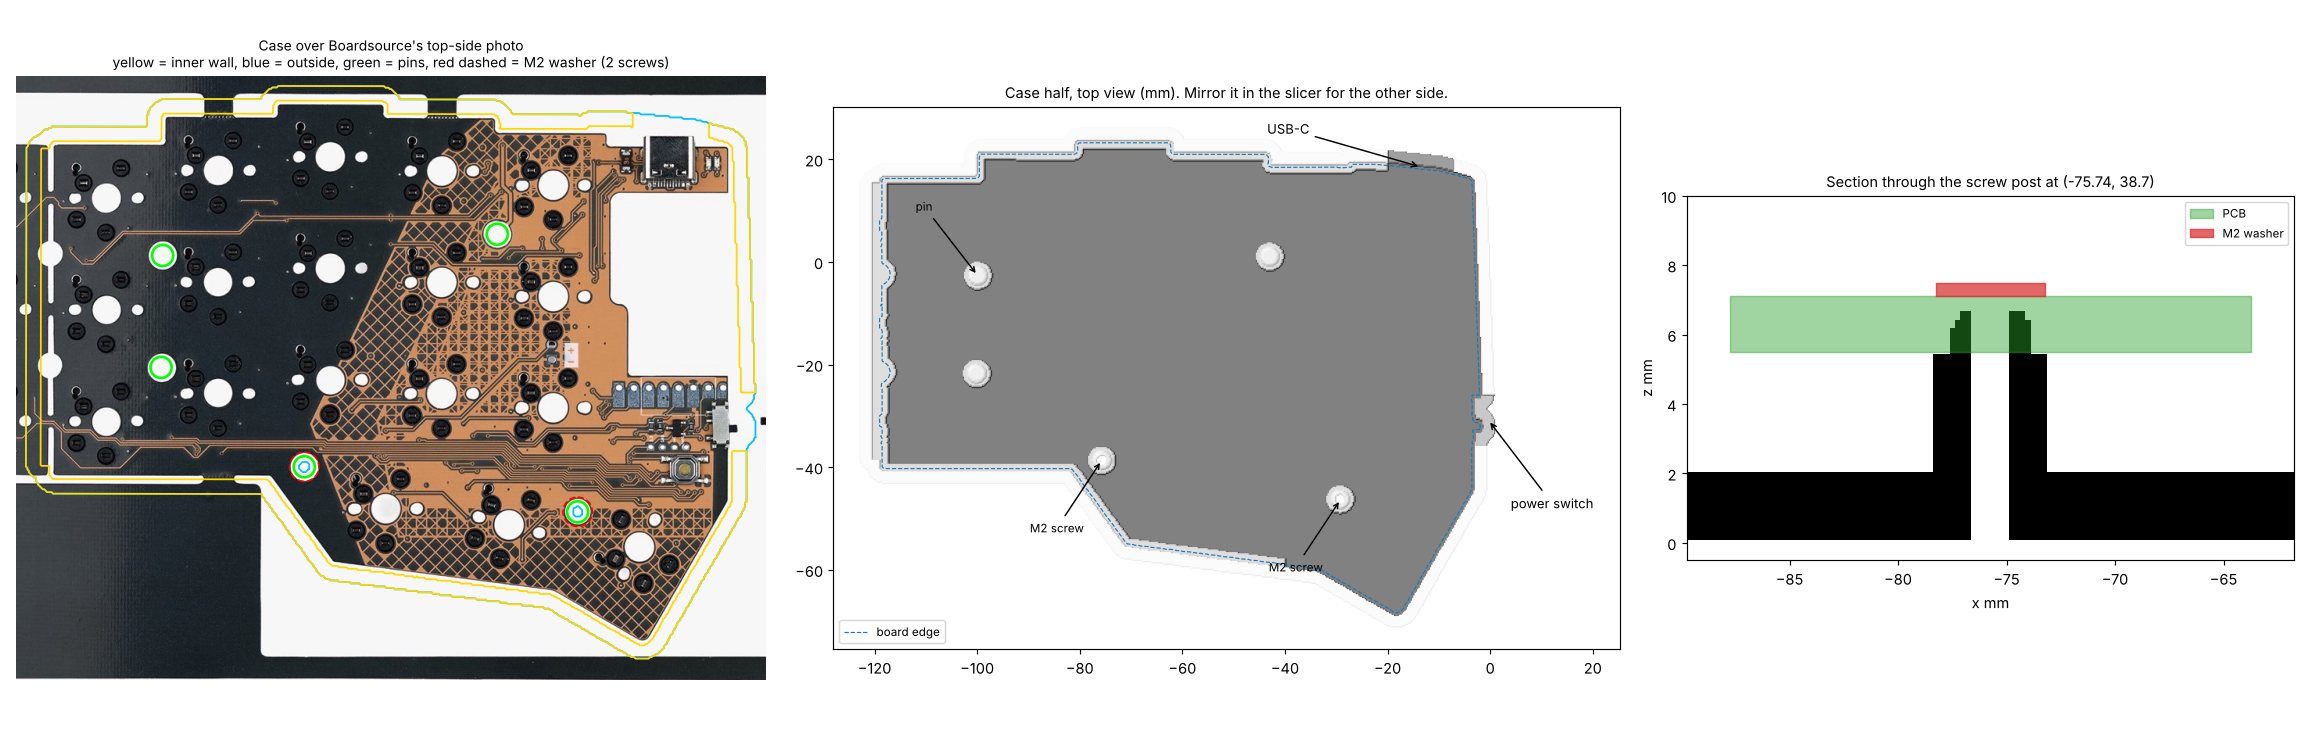

The script that saved this image:
import json, numpy as np, matplotlib
matplotlib.use('Agg')
import matplotlib.pyplot as plt
from matplotlib.colors import LightSource
from PIL import Image
from skimage import transform, measure
import corne36_case as C
OUT='out'
d=json.load(open('boardsource_outline.json')); P=C.P
g=np.load(f'{OUT}/_grid.npz'); gx,gy,gz,S=g['gx'],g['gy'],g['gz'],g['solid']; occ=S<0
top=np.where(occ.any(2), gz[len(gz)-1-np.argmax(occ[:,:,::-1],2)], np.nan); H=np.nan_to_num(top,nan=-1)
fig,ax=plt.subplots(1,3,figsize=(22,7.2),gridspec_kw=dict(width_ratios=[1.05,1.1,0.85]))
# 1) case outline over Boardsource's top-side photo
im=np.asarray(Image.open('/mnt/user-data/uploads/5166f9d3-image.jpg'))
Ti=transform.AffineTransform(np.load('photo/hires2_T_top-L.npy')).inverse
ax[0].imshow(im)
mm=lambda c:np.c_[np.interp(c[:,0],np.arange(len(gx)),gx),np.interp(c[:,1],np.arange(len(gy)),gy)]
for c in measure.find_contours((H>0.5).astype(float),0.5): p=Ti(mm(c)); ax[0].plot(p[:,0],p[:,1],c='deepskyblue',lw=1.2)
cav=S[:,:,np.searchsorted(gz,7.6)]<0
for c in measure.find_contours(cav.astype(float),0.5):
    if len(c)>400: p=Ti(mm(c)); ax[0].plot(p[:,0],p[:,1],c='gold',lw=1.2)
for hx,hy in d['holes']:
    q=Ti([[hx,hy]])[0]; ax[0].add_patch(plt.Circle(q,P['pin_d']/2*7.5,fill=False,ec='lime',lw=1.8))
for hx,hy in d['screw_holes']:
    q=Ti([[hx,hy]])[0]; ax[0].add_patch(plt.Circle(q,2.5*7.5,fill=False,ec='red',lw=1.2,ls='--'))
a=Ti([[-125,-28],[3,75]]); ax[0].set_xlim(a[0,0],a[1,0]); ax[0].set_ylim(a[1,1],a[0,1]); ax[0].axis('off')
ax[0].set_title("Case over Boardsource's top-side photo\nyellow = inner wall, blue = outside, green = pins, red dashed = M2 washer (2 screws)",fontsize=9.5)
# 2) top view of the case
ls=LightSource(315,45); rgb=ls.shade(H.T,cmap=plt.cm.Greys_r,vert_exag=3,blend_mode='soft',vmin=-1,vmax=9); rgb[H.T<0]=[1,1,1,1]
ax[1].imshow(rgb,extent=[gx[0],gx[-1],-gy[-1],-gy[0]])
o=np.array(d['outline']); ax[1].plot(np.r_[o[:,0],o[0,0]],-np.r_[o[:,1],o[0,1]],'--',c='tab:blue',lw=.8,label='board edge')
ax[1].annotate('USB-C',(d['usb'][0],-d['usb'][1]+1),(d['usb'][0]-30,25),arrowprops=dict(arrowstyle='->'),fontsize=9)
ax[1].annotate('power switch',(d['pwr'][0]+2,-d['pwr'][1]),(4,-48),arrowprops=dict(arrowstyle='->'),fontsize=9)
for hx,hy in d['screw_holes']: ax[1].annotate('M2 screw',(hx,-hy),(hx-14,-hy-14),arrowprops=dict(arrowstyle='->'),fontsize=8)
ax[1].annotate('pin',(d['holes'][1][0],-d['holes'][1][1]),(-112,10),arrowprops=dict(arrowstyle='->'),fontsize=8)
ax[1].set_aspect('equal'); ax[1].set_xlim(gx[0]-2,gx[-1]+20); ax[1].legend(loc='lower left',fontsize=8)
ax[1].set_title('Case half, top view (mm). Mirror it in the slicer for the other side.',fontsize=10)
# 3) section through a screw post and a pin-only post
hx,hy=d['screw_holes'][0]; j=np.argmin(abs(gy-hy)); sec=occ[:,j,:].T
ax[2].imshow(sec,origin='lower',extent=[gx[0],gx[-1],gz[0],gz[-1]],cmap='Greys',aspect=1.6)
zb=P['floor']+P['under_pcb']; ax[2].add_patch(plt.Rectangle((hx-12,zb),24,P['pcb'],color='tab:green',alpha=.45,label='PCB'))
ax[2].add_patch(plt.Rectangle((hx-2.5,zb+P['pcb']),5,0.4,color='tab:red',alpha=.7,label='M2 washer'))
ax[2].set_xlim(hx-14,hx+14); ax[2].set_ylim(-0.5,10)
ax[2].set_title(f'Section through the screw post at ({hx}, {hy})',fontsize=10); ax[2].legend(fontsize=8,loc='upper right'); ax[2].set_xlabel('x mm'); ax[2].set_ylabel('z mm')
plt.tight_layout(); plt.savefig(f'{OUT}/preview.png',dpi=105)
